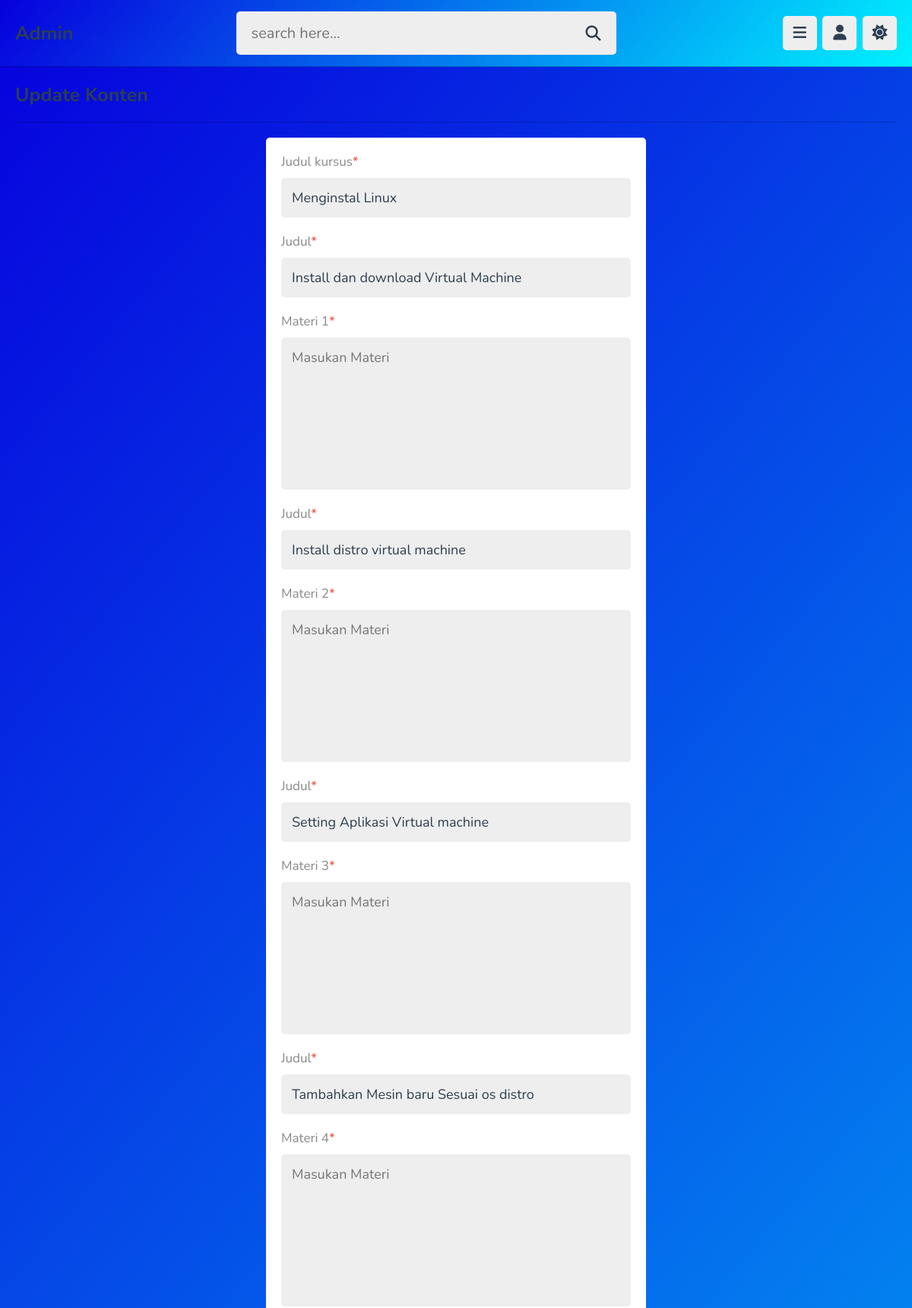
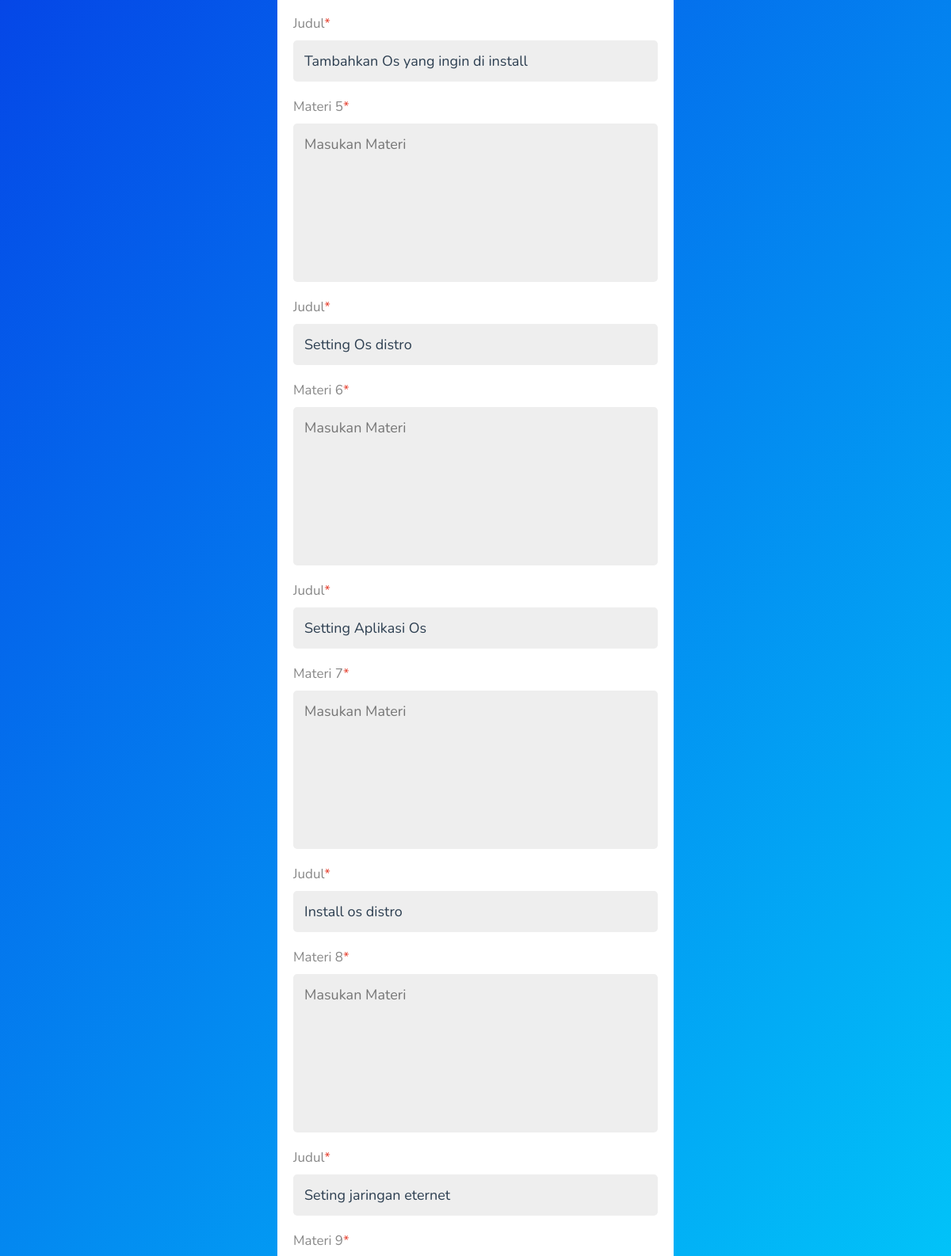
Screenshot of /admin/update_gratis2.php?get_id=rNpQmmL869SaUQEUWr57 (signed in, upper part) with the database file from the repository (2 pictures, top to bottom).
### tables this page shows
CREATE TABLE `kursus_gratis2` (
  `id` varchar(20) NOT NULL,
  `tutor_id` varchar(20) NOT NULL,
  `title` varchar(255) NOT NULL,
  `materi1` longtext NOT NULL,
  `materi2` longtext NOT NULL,
  `materi3` longtext NOT NULL,
  `materi4` longtext NOT NULL,
  `materi5` longtext NOT NULL,
  `materi6` longtext NOT NULL,
  `materi7` longtext NOT NULL,
  `materi8` longtext NOT NULL,
  `materi9` longtext NOT NULL,
  `materi10` longtext NOT NULL,
  `date` date NOT NULL DEFAULT current_timestamp(),
  `thumb` varchar(100) NOT NULL,
  `image` varchar(100) NOT NULL,
  `status` varchar(20) NOT NULL,
  `j1` varchar(100) NOT NULL,
  `j2` varchar(100) NOT NULL,
  `j3` varchar(100) NOT NULL,
  `j4` varchar(100) NOT NULL,
  `j5` varchar(100) NOT NULL,
  `j6` varchar(100) NOT NULL,
  `j7` varchar(100) NOT NULL,
  `j8` varchar(100) NOT NULL,
  `j9` varchar(100) NOT NULL,
  `j10` varchar(100) NOT NULL
);

### admin/update_gratis2.php (the view, shortened to what this page needs)
<?php
include '../components/connect.php';
if (isset($_GET['get_id'])) {
    $get_id = $_GET['get_id'];
} else {
    $get_id = '';
    header('location:Kursus_gratis.php');
}
?>
<!DOCTYPE html>
<html lang="en">
<head>
    <link rel="stylesheet" href="https://cdnjs.cloudflare.com/ajax/libs/font-awesome/6.2.0/css/all.min.css">
    <link rel="stylesheet" href="../css/admin_style.css">
</head>
<body>
    <?php include '../components/admin_header.php'; ?>
    <section class="playlist-form">
        <h1 class="heading">update Konten</h1>
        <?php
        $select_playlist = $conn->prepare("SELECT * FROM `kursus_gratis2` WHERE id = ?");
        $select_playlist->execute([$get_id]);
        if ($select_playlist->rowCount() > 0) {
            while ($fetch_playlist = $select_playlist->fetch(PDO::FETCH_ASSOC)) {
        ?>
                <form action="" method="post" enctype="multipart/form-data">
                    <form action="" method="post" enctype="multipart/form-data">
                        <p>Judul kursus<span>*</span></p>
                        <input type="text" name="title" maxlength="100" required placeholder="Masukan judul" value="<?= $fetch_playlist['title']; ?>" class="box">
                        <p>Judul<span>*</span></p>
                        <input type="text" name="j1" maxlength="100" required placeholder="Masukan judul" value="<?= $fetch_playlist['j1']; ?>" class="box">
                        <p>Materi 1<span>*</span></p>
                        <textarea type="text" name="materi1" maxlength="10000" required placeholder="Masukan Materi " value="<?= $fetch_playlist['materi1']; ?>" class="box"></textarea>
                        <p>Judul<span>*</span></p>
                        <input type="text" name="j2" maxlength="100" required placeholder="Masukan judul" value="<?= $fetch_playlist['j2']; ?>" class="box">
                        <p>Materi 2<span>*</span></p>
                        <textarea type="description" name="materi2" maxlength="10000000" required placeholder="Masukan Materi " value="<?= $fetch_playlist['materi2']; ?>" class="box"></textarea>
                        <p>Judul<span>*</span></p>
                        <input type="text" name="j3" maxlength="100" required placeholder="Masukan judul" value="<?= $fetch_playlist['j3']; ?>" class="box">
                        <p>Materi 3<span>*</span></p>
                        <textarea type="description" name="materi3" maxlength="10000000" required placeholder="Masukan Materi " value="<?= $fetch_playlist['materi3']; ?>" class="box"></textarea>
                        <p>Judul<span>*</span></p>
                        <input type="text" name="j4" maxlength="100" required placeholder="Masukan judul" value="<?= $fetch_playlist['j4']; ?>" class="box">
                        <p>Materi 4<span>*</span></p>
                        <textarea type="description" name="materi4" maxlength="10000000" required placeholder="Masukan Materi " value="<?= $fetch_playlist['materi4']; ?>" class="box"></textarea>
                        <p>Judul<span>*</span></p>
                        <input type="text" name="j5" maxlength="100" required placeholder="Masukan judul" value="<?= $fetch_playlist['j5']; ?>" class="box">
                        <p>Materi 5<span>*</span></p>
                        <textarea type="description" name="materi5" maxlength="10000000" required placeholder="Masukan Materi " value="<?= $fetch_playlist['materi5']; ?>" class="box"></textarea>
                        <p>Judul<span>*</span></p>
                        <input type="text" name="j6" maxlength="100" required placeholder="Masukan judul" value="<?= $fetch_playlist['j6']; ?>" class="box">
                        <p>Materi 6<span>*</span></p>
                        <textarea type="description" name="materi6" maxlength="10000000" required placeholder="Masukan Materi " value="<?= $fetch_playlist['materi6']; ?>" class="box"></textarea>
                        <p>Judul<span>*</span></p>
                        <input type="text" name="j7" maxlength="100" required placeholder="Masukan judul" value="<?= $fetch_playlist['j7']; ?>" class="box">
                        <p>Materi 7<span>*</span></p>
                        <textarea type="description" name="materi7" maxlength="10000000" required placeholder="Masukan Materi " value="<?= $fetch_playlist['materi7']; ?>" class="box"></textarea>
                        <p>Judul<span>*</span></p>
                        <input type="text" name="j8" maxlength="100" required placeholder="Masukan judul" value="<?= $fetch_playlist['j8']; ?>" class="box">
                        <p>Materi 8<span>*</span></p>
                        <textarea type="description" name="materi8" maxlength="10000000" required placeholder="Masukan Materi " value="<?= $fetch_playlist['materi8']; ?>" class="box"></textarea>
                        <p>Judul<span>*</span></p>
                        <input type="text" name="j9" maxlength="100" required placeholder="Masukan judul" value="<?= $fetch_playlist['j9']; ?>" class="box">
                        <p>Materi 9<span>*</span></p>
                    </form>
            <?php
            }
        } else {
            echo '<p class="empty">no playlist added yet!</p>';
        }
            ?>
    </section>
    <?php include '../components/footer.php'; ?>
</body>
</html>

### css/admin_style.css (style rules this page uses)
:root { --main-color:#8e44ad; --red:#e74c3c; --oragen:#f39c12; --white:#fff; --black:#2c3e50; --light-color:#888; --light-bg:#eee; --border:.1rem solid rgba(0,0,0,.2); }
* { font-family: 'Nunito', sans-serif; margin: 0; padding: 0; box-sizing: border-box; outline: none; border: none; text-decoration: none; }
html { font-size: 62.5%; overflow-x: hidden; }
body { background-color: var(--light-bg); padding-left: 30rem; }
section { padding:2rem; max-width: 1200px; margin: 0 auto; }
.heading { padding-bottom: 1.8rem; border-bottom: var(--border); font-size: 2.5rem; color: var(--black); text-transform: capitalize; margin-bottom: 2rem; }
.playlist-form form { background-color: var(--white); border-radius: .5rem; padding: 2rem; padding-top: 1rem; max-width: 50rem; margin: 0 auto; }
.playlist-form form p { font-size: 1.7rem; color: var(--light-color); padding-top: 1rem; }
.playlist-form form p span { color: var(--red); }
.playlist-form form .box { margin: 1rem 0; border-radius: .5rem; padding: 1.4rem; font-size: 1.8rem; color: var(--black); background: var(--light-bg); width: 100%; }
.playlist-form form textarea { height: 20rem; resize: none; }
@media (max-width:1200px) { body { padding-left: 0; } }

### admin/update_gratis2.php (style rules this page uses)
body { background-image: url(https://smkpesat.sch.id/wp-content/uploads/2020/06/BG-HomePage-High.png); background-image: linear-gradient(130deg, #0700dd 0%, #00f2ff 100%); }

### rows the page displays
kursus_gratis2: title "Menginstal Linux", j1 "Install dan download Virtual Machine", j2 "Install distro virtual machine", j3 "Setting Aplikasi Virtual machine", j4 "Tambahkan Mesin baru Sesuai os distro", j5 "Tambahkan Os yang ingin di install", j6 "Setting Os distro", j7 "Setting Aplikasi Os", j8 "Install os distro", j9 "Seting jaringan eternet"
